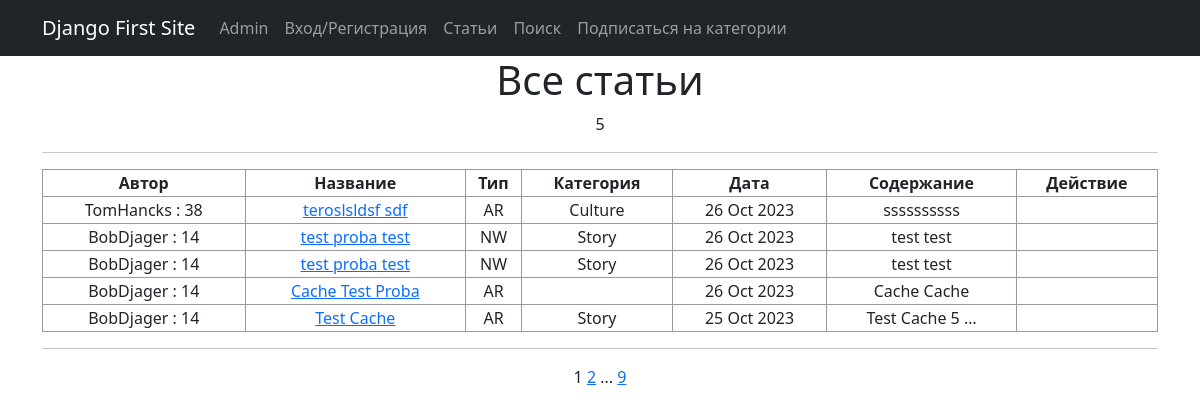
Before: /news/ with the older database file.
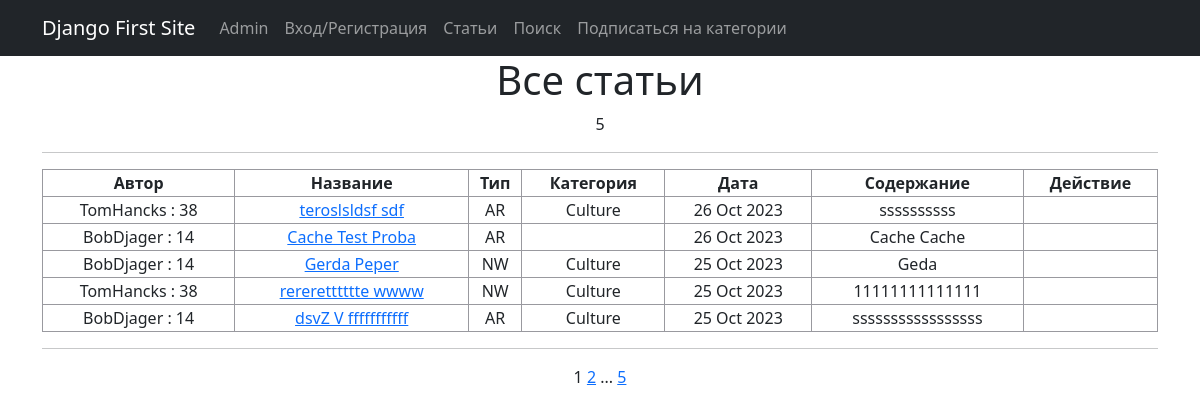
After: the same page with the newer database file.
### news/models.py (models this page shows, shortened)
class Post(models.Model):
    news = 'NW'
    article = 'AR'
    CATEGORY_CHOICES = [
        (news, 'Новость'),
        (article, 'Статья')
    ]
    post_author = models.ForeignKey(Author, on_delete=models.CASCADE)
    category_type = models.CharField(max_length=2, choices=CATEGORY_CHOICES,
                                     default=article)
    post_date = models.DateTimeField(auto_now_add=True)
    post_category = models.ManyToManyField(Category, through='PostCategory')
    post_title = models.CharField(max_length=128)
    post_text = models.TextField()
    post_rating = models.SmallIntegerField(default=0)

class Author(models.Model):
    author_user = models.OneToOneField(User, on_delete=models.CASCADE)
    author_rating = models.SmallIntegerField(default=0)
    def __str__(self):
        return f'{self.author_user.username} : {self.author_rating}'

class Category(models.Model):
    category_name = models.CharField(max_length=64, unique=True)
    subscribers = models.ManyToManyField(User, related_name='categories',
                                         default='')

### news/views.py (the view)
# urls.py: path('', PostList.as_view(), name='news'),
class PostList(ListView):
    model = Post
    ordering = '-post_date'
    template_name = 'news.html'
    context_object_name = 'news'
    paginate_by = 5
    def get_context_data(self, **kwargs):
        context = super().get_context_data(**kwargs)
        return context

### news/templates/news/news.html (shortened to what this page needs)
{% extends 'flatpages/default.html' %}
{% load cache %}
{% load censor_filters %}
{% block content %}
{% cache 60 content %}
<h1>Все статьи</h1>
{{ news|length }}
<hr>
{% if news|length %}
    <table>
        <tr>
            <th>Автор</th>
            <th>Название</th>
            <th>Тип</th>
            <th>Категория</th>
            <th>Дата</th>
            <th>Содержание</th>
            <th>Действие</th>
        </tr>
        {% for post in news %}
        <col>
            <td>{{ post.post_author}}</td>
            <td><a href="{% url 'post_detail' pk=post.id %}">{{ post.post_title }}</a></td>
            <td>{{ post.category_type }}</td>
            <td>
                    {% for cat in post.post_category.all %}
                        {{ cat.category_name }}
                    {% endfor %}
            </td>
            <td>{{ post.post_date|date:'d M Y' }}</td>
            <td>{{ post.post_text|truncatewords:3 }}</td>
            <td>
            </td>
        {% endfor %}
    </table>
            <hr>
        {% else %}
            <h1>Извините на данный момент статей нет</h1>
{% endif %}
{{ page_obj.number }}
{% if page_obj.has_next %}
    <a href="?page={{ page_obj.next_page_number }}">{{ page_obj.next_page_number }}</a>
    {% if paginator.num_pages != page_obj.next_page_number %}
    ...
    <a href="?page={{ page_obj.paginator.num_pages }}">{{ page_obj.paginator.num_pages }}</a>
    {% endif %}
{% endif %}
{% endcache %}
{% endblock content %}

Changed rows visible on the page:
removed Post: post_author "BobDjager : 14", post_title "test proba test", category_type "NW", post_date "26 Oct 2023", post_text "test test"
no longer on this page (row unchanged): Category: category_name "Story"
removed Post: post_author "BobDjager : 14", post_title "test proba test", category_type "NW", post_date "26 Oct 2023", post_text "test test"
removed Post: post_author "BobDjager : 14", post_title "Test Cache", category_type "AR", post_date "25 Oct 2023", post_text "Test Cache 5 …"
now on this page (row unchanged): Post: post_author "BobDjager : 14", post_title "Gerda Peper", category_type "NW", post_date "25 Oct 2023", post_text "Geda", Category (category_name "Culture")
now on this page (row unchanged): Post: post_author "TomHancks : 38", post_title "rereretttttte wwww", category_type "NW", post_date "25 Oct 2023", post_text "11111111111111", Category (category_name "Culture")
now on this page (row unchanged): Post: post_author "BobDjager : 14", post_title "dsvZ V fffffffffff", category_type "AR", post_date "25 Oct 2023", post_text "sssssssssssssssss", Category (category_name "Culture")
Other visible differences:
{{ page_obj.paginator.num_pages }}: "9" → "5"
